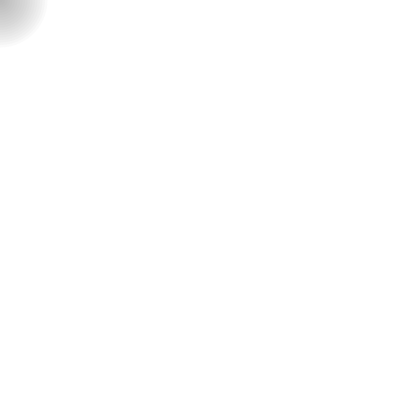
Frame 1 (no input)
Frame 60 (the mouse pressed at the canvas centre just before this capture): identical to frame 1, image omitted
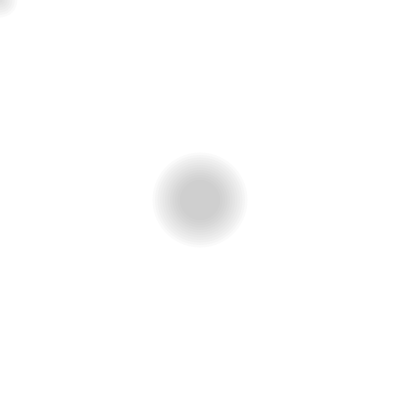
Frame 120 (the mouse held since frame 60 and released just before this capture)

The Processing sketch that drew these frames (run headless with seeded random() and noise(); from frame 60 on, the mouse is pressed at the canvas centre):

// Processing sketch: processing_9343
// ── processing_9343.pde

/**
 * Storing Input. 
 * 
 * Move the mouse across the screen to change the position
 * of the circles. The positions of the mouse are recorded
 * into an array and played back every frame. Between each
 * frame, the newest value are added to the end of each array
 * and the oldest value is deleted. 
 * 
 * Updated 27 February 2010.
 */
 
int num = 100;
float mx[] = new float[num];
float my[] = new float[num];

void setup() {
  size(400, 400);
  smooth();
  noStroke();
}

void draw() {
  background(255); 
  fill(130,10); 
  
  // Cycle through the array, using a different entry on each frame. 
  // Using modulo (%) like this is faster than moving all the values over.
  int which = frameCount % num;
  mx[which] = mouseX;
  my[which] = mouseY;
  
  for (int i = 0; i < num; i+=5) {
    // which+1 is the smallest (the oldest in the array)
    int index = (which+1 + i) % num;
    ellipse(mx[index], my[index], i/1, i/1);
  }
}
